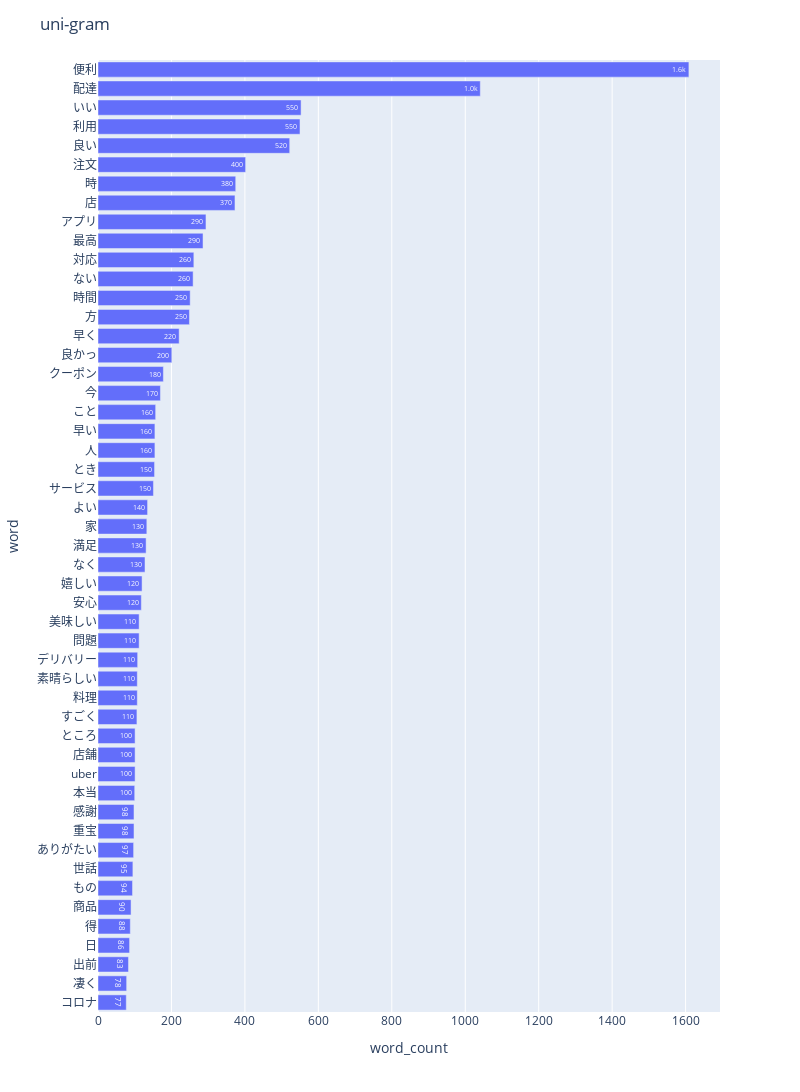

Here is the notebook cell this chart was saved with:
### Code cell
npt = nlplot.NLPlot(df2_5, target_col='words')

# top_nで頻出上位単語, min_freqで頻出下位単語を指定
stopwords = npt.get_stopword(top_n=0, min_freq=0)

npt.bar_ngram(
    title='uni-gram',
    xaxis_label='word_count',
    yaxis_label='word',
    ngram=1,
    top_n=50,
    stopwords=stopwords,
)

### Figure 1 — Plotly figure (JSON) as saved in the notebook; plotly's stock layout.template omitted (floating-point values rounded to 4 significant figures)
{"data": [{"alignmentgroup": "True", "hovertemplate": "word_count=%{text}<br>word=%{y}<extra></extra>", "legendgroup": "", "marker": {"pattern": {"shape": ""}}, "name": "", "offsetgroup": "", "orientation": "h", "showlegend": false, "text": [77, 78, 83, 86, 88, 90, 94, 95, 97, 98, 98, 100, 101, 101, 101, 106, 107, 107, 108, 112, 112, 118, 120, 128, 131, 133, 135, 151, 154, 155, 155, 157, 170, 178, 201, 221, 249, 251, 259, 261, 286, 294, 373, 375, 402, 522, 550, 553, 1041, 1609], "textposition": "auto", "texttemplate": "%{text:.2s}", "type": "bar", "x": [77, 78, 83, 86, 88, 90, 94, 95, 97, 98, 98, 100, 101, 101, 101, 106, 107, 107, 108, 112, 112, 118, 120, 128, 131, 133, 135, 151, 154, 155, 155, 157, 170, 178, 201, 221, 249, 251, 259, 261, 286, 294, 373, 375, 402, 522, 550, 553, 1041, 1609], "xaxis": "x", "y": ["コロナ", "凄く", "出前", "日", "得", "商品", "もの", "世話", "ありがたい", "重宝", "感謝", "本当", "uber", "店舗", "ところ", "すごく", "料理", "素晴らしい", "デリバリー", "問題", "美味しい", "安心", "嬉しい", "なく", "満足", "家", "よい", "サービス", "とき", "人", "早い", "こと", "今", "クーポン", "良かっ", "早く", "方", "時間", "ない", "対応", "最高", "アプリ", "店", "時", "注文", "良い", "利用", "いい", "配達", "便利"], "yaxis": "y"}], "layout": {"barmode": "relative", "height": 1100, "legend": {"tracegroupgap": 0}, "margin": {"t": 60}, "title": {"text": "uni-gram"}, "width": 800, "xaxis": {"anchor": "y", "domain": [0, 1], "title": {"text": "word_count"}}, "yaxis": {"anchor": "x", "domain": [0, 1], "title": {"text": "word"}}}}
